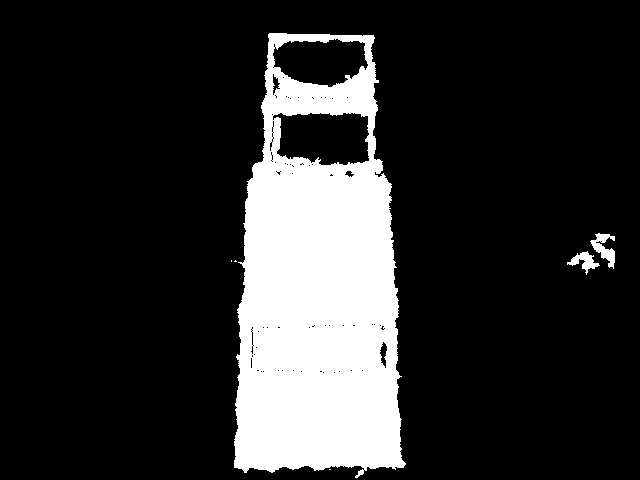
#> input picture Boiler1.bmp, 640 x 480 px
$ python 'Calibrate Kinect.py'   (Python 2 division)   (older library calls are emulated)
#> lines starting #> are read from the running program, lines starting #| are printed output that depends on the picture; after the words box and inside, x2 and y2 are one past the last pixel; in counts of white or black regions, pixels touching at a corner belong together
import numpy as np
import cv2
import math

def getDistanceAngle(xCoordinate):
	CENTERX = 320
	angle = (xCoordinate - 320)/10
	return angle


#calibrates low goal when kinect is perpendicular to it
def calibrateWithLowGoal(imageFileBMP, imageFilePNG):
#> called with imageFileBMP = './Boiler1.bmp', imageFilePNG = './Boiler1.png'
	img = cv2.imread(imageFileBMP) #image read
#> img is the input picture: shape (480, 640, 3); 17.7% white; 6 white regions (3 under 20 px), largest, box (x1, y1, x2, y2) and area: (234, 33, 406, 478) 53513, (590, 233, 615, 269) 404, (567, 251, 600, 275) 303
	depthMat = cv2.imread(imageFilePNG, cv2.IMREAD_ANYDEPTH) #mat with all depth values associated for each pixel value
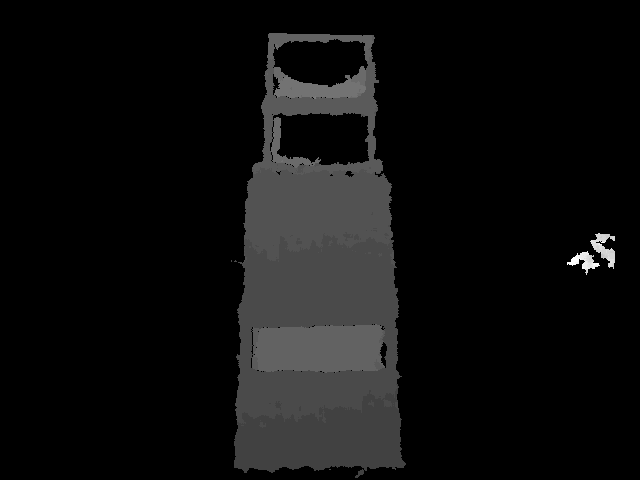
#> input picture Boiler1.png, 640 x 480 px
#> depthMat is the input picture: shape (480, 640) uint16; min 0, max 8146, mean 473.2
	kernel = np.ones((3,3),np.uint8)
	erosion = cv2.erode(img,kernel,iterations = 15)
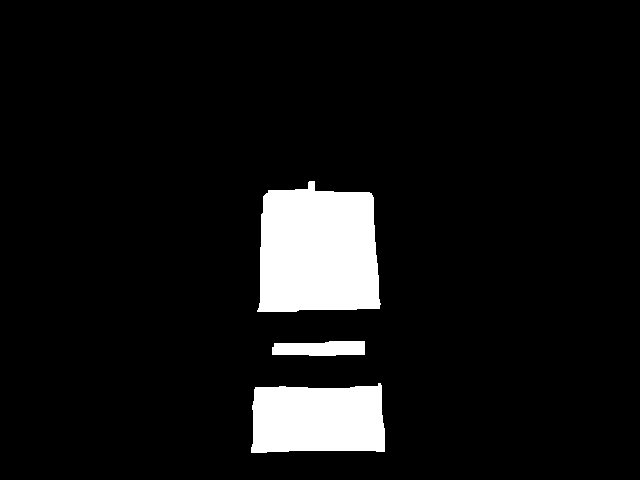
#> erosion: shape (480, 640, 3); 7.7% white; 3 white regions, box (x1, y1, x2, y2) and area: (257, 181, 381, 312) 13892, (251, 383, 385, 453) 8408, (272, 341, 365, 356) 1211
	dilation = cv2.dilate(erosion,kernel,iterations = 10)
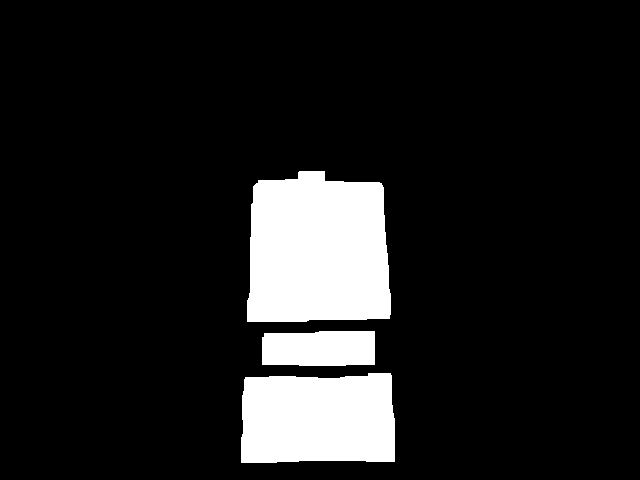
#> dilation: shape (480, 640, 3); 11.8% white; 3 white regions, box (x1, y1, x2, y2) and area: (247, 171, 391, 322) 19392, (241, 373, 395, 463) 12968, (262, 331, 375, 366) 3771
	edges = cv2.Canny(dilation,100,200) #edge detection after some noise filtering
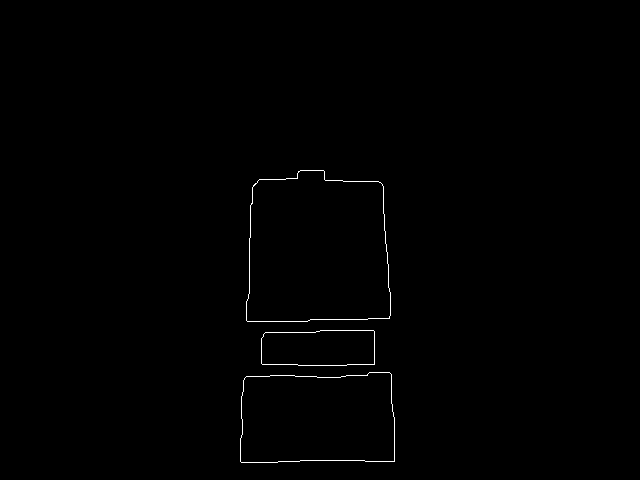
#> edges: shape (480, 640); 0.43% white in thin lines or dots, all inside (x1, y1, x2, y2) = (240, 170, 395, 463)

	#cv2 version returns 2 or 3 depending on version :/
	try:
		contours,_ = cv2.findContours(edges.copy(), cv2.RETR_LIST, cv2.CHAIN_APPROX_SIMPLE) #finds all contours
#> contours = 6 contours; box (x1, y1, x2, y2) and area: (246, 170, 391, 322) 19382, (246, 170, 391, 322) 19378, (240, 372, 395, 463) 12956, (240, 372, 395, 463) 12954, (261, 330, 375, 366) 3765, (261, 330, 375, 366) 3764
		contoursParent, _ = cv2.findContours(edges.copy(), cv2.RETR_EXTERNAL, cv2.CHAIN_APPROX_SIMPLE) #finds parent contours
#> contoursParent = 3 contours; box (x1, y1, x2, y2) and area: (246, 170, 391, 322) 19382, (240, 372, 395, 463) 12956, (261, 330, 375, 366) 3765
	except:
		_,contours,_ = cv2.findContours(edges.copy(), cv2.RETR_LIST, cv2.CHAIN_APPROX_SIMPLE) #finds all contours
		_,contoursParent, _ = cv2.findContours(edges.copy(), cv2.RETR_EXTERNAL, cv2.CHAIN_APPROX_SIMPLE) #finds parent contours

	#cv2.drawContours(img,contours,4,(0,255,0),3)
	xCenterValues = []; yCenterValues = []
	FINALCONTOURS = []

	for i in range(0, len(contoursParent)): #essentially only keeps the children contours
		for x in range(0, len(contours)):
			same = True
			try:
				if(len(contoursParent[i])==len(contours[x])):
					for check in range(0,len(contoursParent[i])):
						if(contoursParent[i][check][0][0]==contours[x][check][0][0] and contoursParent[i][check][0][1]==contours[x][check][0][1]):
							lolz = 0 #nothing lol
						else:
							same = False
				else:
					same = False
				break;
			except ValueError:
				print 'rip'

			if(same==True):
				contours.pop(x)
				x=x-1
#> this loop made 3 passes
#> after the loop, x = 0

	for c in contours: # compute the center of the contour
		M = cv2.moments(c)
		cX = 0
		cY = 0
		if(M["m00"]!=0):
			cX = int(M["m10"] / M["m00"])
			cY = int(M["m01"] / M["m00"])


		#try to find contour area of low goal and limit size of xCenterValues and yCenterValues, so that only that range will be viewed...
		width = len(edges[0])
		height = sum([len(arr) for arr in edges])/width
		if(cY>height/2):
			if cY in yCenterValues:
				lol = 0
			else:
				xCenterValues.append(cX)
				yCenterValues.append(cY)
				FINALCONTOURS.append(c)
#> this loop made 6 passes
#> (cX, cY) on passes 1 to 6: (317, 418), (317, 418), (318, 347), (318, 347), (317, 250), (317, 250)
#> after the loop, FINALCONTOURS = 3 contours; box (x1, y1, x2, y2) and area: (246, 170, 391, 322) 19378, (240, 372, 395, 463) 12954, (261, 330, 375, 366) 3764; xCenterValues = [317, 318, 317]; yCenterValues = [418, 347, 250]

	YCENTER = 0;
	ANGLE = 0;

	for i in range(0,len(yCenterValues)):
		width = len(edges[0])
		height = sum([len(arr) for arr in edges])/width
		if(yCenterValues[i]>230 and yCenterValues[i]<320 and cv2.contourArea(FINALCONTOURS[i])>3000): #modify contour area later
			YCENTER = yCenterValues[i]
			ANGLE = getDistanceAngle(xCenterValues[i])
#> this loop made 3 passes
#> (YCENTER, CENTERX in getDistanceAngle, angle in getDistanceAngle, ANGLE) on pass 3: (250, 320, -1, -1)


	if (ANGLE <= 3 and ANGLE >=-3):
		if(YCENTER>230 and YCENTER <320):
			return 'CALIBRATED :D'
		else:
			if(YCENTER>330):
				return 'Please increase the angle of the kinect.'
			if(YCENTER<320):
				return 'Please decrease the angle of the kinect.'
	else:
		return 'Please align the kinect perpendicular to the low goal to calibrate it.'


x = calibrateWithLowGoal('./Boiler1.bmp', './Boiler1.png')
print x
